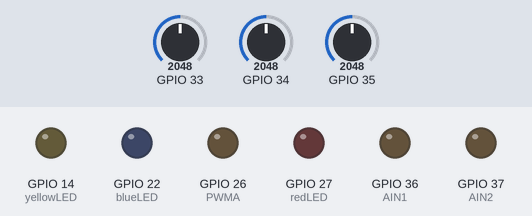
A sketch run on a simulated ESP32. On the bench: output pins drawn as LEDs (lit = HIGH). Dashed ring = blinking. The inputs (shaded band) are chosen by the test bench; at power-on: GPIO 33 = 2048, GPIO 34 = 2048, GPIO 35 = 2048. WiFi joins after 1.5 s; servers stay silent unless stated; no MQTT or app messages arrive unless stated; what the sketch prints to the serial monitor is not drawn.

Above: at 2.7 s.
2.8 s: GPIO 33 set to 3135
6.7 s: GPIO 33 set to 3247
At 9.8 s:
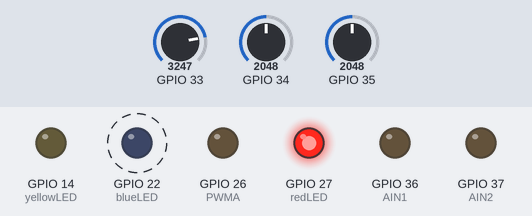
15.4 s: GPIO 34 set to 3158
19.5 s: GPIO 34 set to 3253
At 22.5 s:
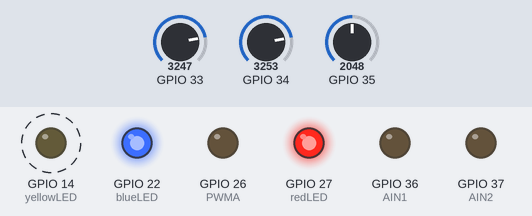
Timing chart, 0 to 29.2 s (numbered marks = the images above; inputs shaded):
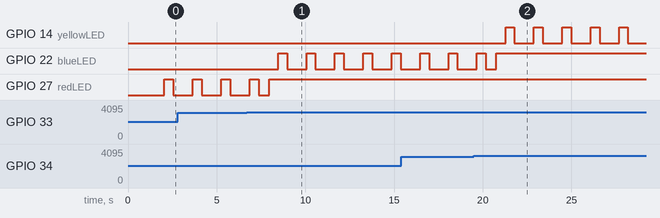

Measured:
- the behaviour switches between 3199 and 3200 on GPIO 33 (found by bisection; images 0 and 1)
- the behaviour switches between 3199 and 3200 on GPIO 34 (found by bisection; images 1 and 2)
- after the input at 6.7 s, GPIO 22 (blueLED): alternates HIGH for 0.50 s and LOW for 1.1 s, starting after 1.8 s
- after the input at 19.5 s, GPIO 14 (yellowLED): alternates HIGH for 0.50 s and LOW for 1.1 s, starting after 1.8 s

The sketch:

SimonPuzzle.ino
```cpp
/*
 *  File Created By:  Grace O'Reilly
 *  This sketch demonstrates how to scan WiFi networks.
 *  The API is almost the same as with the WiFi Shield library,
 *  the most obvious difference being the different file you need to include:
 */

#include "WiFi.h"
#include <PubSubClient.h>
// #include "analogWrite.h"

const int yellowLED = 14;
const int redLED = 27;
const int blueLED = 22;
int brightnessY; // The value read by the photoresistor
int brightnessR;
int brightnessB;
bool redOn;
bool blueOn;
bool yellowOn;

int count;

const int AIN1 = 36;
const int AIN2 = 37;
const int PWMA = 26;

// --- MQTT Setup ---
const int httpPort = 80;
const char *ssid = "WPI-Open";
const char *password = NULL;
const char *ID = "room_mqtt";
const char *mqtt_server = "mqtt.eclipseprojects.io";

WiFiClient wclient;
PubSubClient client(wclient);

void wifi_setup()
{
  Serial.print("Connecting to ");
  Serial.println(ssid);

  WiFi.mode(WIFI_STA);
  WiFi.begin(ssid, password);

  while (WiFi.status() != WL_CONNECTED)
  {
    delay(500);
    Serial.print(".");
  }

  Serial.println("");
  Serial.println("WiFi connected");
  Serial.println("IP address: ");
  Serial.println(WiFi.localIP());

  client.setServer(mqtt_server, 1883);
  client.setCallback(callback);
  sub("website/status");
}
// --- MQTT Setup Ends ---

void setup()
{
  Serial.begin(115200);

  // pinMode(LED_BUILTIN, OUTPUT);
  pinMode(yellowLED, OUTPUT);
  pinMode(redLED, OUTPUT);
  pinMode(blueLED, OUTPUT);

  pinMode(AIN1, OUTPUT);
  pinMode(AIN2, OUTPUT);
  pinMode(PWMA, OUTPUT);

  redOn = false;
  blueOn = false;
  yellowOn = false;
  count = 0;

  wifi_setup();
  check_connection();
  pub("room/puzzle", "1");

  // Serial.println("Setup done");
}

bool simonRed()
{
  brightnessR = analogRead(33);   // Read the brightness
  brightnessR = brightnessR / 16; // Adjust the brightness value
  Serial.print("Red");
  Serial.println(brightnessR);
  if (brightnessR < 200 && redOn == false)
  {
    // Serial.println("Flashing RED");
    digitalWrite(redLED, LOW); // turn off light
    delay(500);
    digitalWrite(redLED, HIGH); // turn on the LED
    delay(500);                 // wait for half a second or 500 milliseconds
    digitalWrite(redLED, LOW);  // turn off the LED
    delay(500);                 // wait for half a second or 500 milliseconds
  }
  else
  {
    digitalWrite(redLED, HIGH); // turn on light
    delay(10);                  // Wait 10 ms//digitalWrite (ledPin2, HIGH);
    // Serial.println("RED FOUND");
    redOn = true;
    return true;
  }
  return false;
}

bool simonBlue()
{
  if (redOn == true && blueOn == false)
  {
    brightnessB = analogRead(34);
    brightnessB = brightnessB / 16;
    Serial.println("Brightness B: " + brightnessB);
    if (brightnessB < 200)
    {
      // Serial.println("Flash BLUE");
      digitalWrite(blueLED, LOW); // turn off light
      delay(500);
      digitalWrite(blueLED, HIGH); // turn on the LED
      delay(500);                  // wait for half a second or 500milliseconds
      digitalWrite(blueLED, LOW);  // turn off the LED
      delay(500);                  // wait for half a second or 500milliseconds
    }
    else
    {
      digitalWrite(blueLED, HIGH);
      delay(10);
      // Serial.println("BLUE FOUND");
      blueOn = true;
      return true;
    }
  }
  return false;
}

bool simonYellow()
{
  if (blueOn == true && yellowOn == false)
  {
    brightnessY = analogRead(35);
    brightnessY = brightnessY / 16;
    Serial.print("Brightness Y: ");
    // Serial.println(brightnessY);
    if (brightnessY < 200)
    {
      // Serial.println("YELLOW FLASH");
      digitalWrite(yellowLED, LOW); // turn off light
      delay(500);
      digitalWrite(yellowLED, HIGH); // turn on the LED
      delay(500);                    // wait for half a second or 500 milliseconds
      digitalWrite(yellowLED, LOW);  // turn off the LED
      delay(500);                    // wait for half a second or 500 milliseconds
    }
    else
    {
      // Serial.println("FOUND YELLOW");
      digitalWrite(yellowLED, HIGH);
      delay(10);
      yellowOn = true;
      return true;
    }
  }
  return false;
}

bool simon()
{
  // Serial.println("START RED");
  if (redOn == false)
  {
    simonRed();
  }
  // Serial.println("END RED");
  // Serial.println("START BLUE");
  if (blueOn == false)
  {
    simonBlue();
  }
  // Serial.println("END BLUE");
  // Serial.println("START YELLOW");
  if (yellowOn == false)
  {
    simonYellow();
  } else {
    pub("room/puzzle", "2");
    delay(10000);
    // sleep for 10 seconds (place holder)
  }
  // Serial.println("END YELLOW");
  // door();

  return true;
}

void loop()
{
  // Serial.println("HIHI");
  check_connection();
  simon();
  delay(100);
  // door();

  // analogWrite (yellowLED, brightness); // Put the value read for the LED
}

/************************ MQTT Methods ************************/
void pub(const char *topic, char *msg)
{
  client.publish(topic, msg);
}
void sub(const char *topic)
{
  client.subscribe(topic);
}

void reconnect()
{
  char *recn = "connecting...";
  while (!client.connected())
  {
    Serial.print("Attempting MQTT connection...");
    // Attempt to connect
    if (client.connect(ID))
    {
      // Write ALL Subscribers
      sub("website/status");
      pub("room/puzzle", "1");
    }
    else
    {
      WiFi.disconnect();
      WiFi.reconnect();
      Serial.println(" try again in 5 seconds");
      // Wait 5 seconds before retrying
      delay(5000);
    }
  }
}

void check_connection()
{
  if (!client.connected())
  {
    reconnect();
  }
  client.loop();
}

/* Handles ALL Subscribers */
void callback(char *topic, byte *message, unsigned int length)
{
  String messageTemp;

  for (int i = 0; i < length; i++)
  {
    messageTemp += (char)message[i];
  }

  Serial.println(messageTemp);

  if (messageTemp == "rotate puzzle completed.")
  {
    Serial.println("we want to open the door!");
  }
}
/*************************************************************/
```
